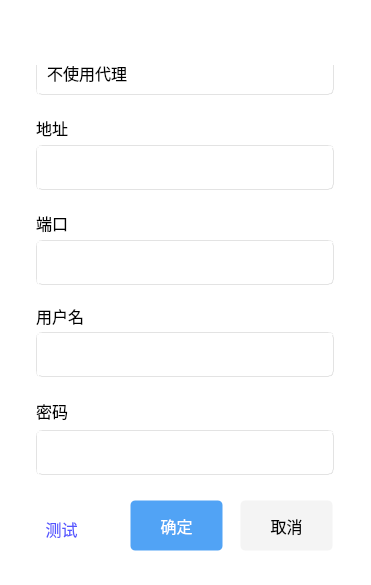
<?xml version="1.0" encoding="UTF-8"?>
<ui version="4.0">
 <class>network</class>
 <widget class="QWidget" name="network">
  <property name="geometry">
   <rect>
    <x>0</x>
    <y>0</y>
    <width>371</width>
    <height>585</height>
   </rect>
  </property>
  <property name="windowTitle">
   <string>Form</string>
  </property>
  <widget class="QWidget" name="widget" native="true">
   <property name="geometry">
    <rect>
     <x>0</x>
     <y>0</y>
     <width>371</width>
     <height>585</height>
    </rect>
   </property>
   <property name="styleSheet">
    <string notr="true">QWidget{background-color: rgb(255, 255, 255)}</string>
   </property>
   <widget class="QLabel" name="typeText">
    <property name="geometry">
     <rect>
      <x>36</x>
      <y>20</y>
      <width>41</width>
      <height>31</height>
     </rect>
    </property>
    <property name="font">
     <font>
      <family>Adobe Pi Std</family>
      <pointsize>12</pointsize>
     </font>
    </property>
    <property name="text">
     <string>类型</string>
    </property>
   </widget>
   <widget class="QLabel" name="addrType">
    <property name="geometry">
     <rect>
      <x>36</x>
      <y>112</y>
      <width>41</width>
      <height>31</height>
     </rect>
    </property>
    <property name="font">
     <font>
      <family>Adobe Pi Std</family>
      <pointsize>12</pointsize>
     </font>
    </property>
    <property name="text">
     <string>地址</string>
    </property>
   </widget>
   <widget class="QLabel" name="portType">
    <property name="geometry">
     <rect>
      <x>36</x>
      <y>207</y>
      <width>41</width>
      <height>31</height>
     </rect>
    </property>
    <property name="font">
     <font>
      <family>Adobe Pi Std</family>
      <pointsize>12</pointsize>
     </font>
    </property>
    <property name="text">
     <string>端口</string>
    </property>
   </widget>
   <widget class="QLabel" name="userType">
    <property name="geometry">
     <rect>
      <x>36</x>
      <y>300</y>
      <width>71</width>
      <height>31</height>
     </rect>
    </property>
    <property name="font">
     <font>
      <family>Adobe Pi Std</family>
      <pointsize>12</pointsize>
     </font>
    </property>
    <property name="text">
     <string>用户名</string>
    </property>
   </widget>
   <widget class="QLabel" name="passType">
    <property name="geometry">
     <rect>
      <x>36</x>
      <y>395</y>
      <width>71</width>
      <height>31</height>
     </rect>
    </property>
    <property name="font">
     <font>
      <family>Adobe Pi Std</family>
      <pointsize>12</pointsize>
     </font>
    </property>
    <property name="text">
     <string>密码</string>
    </property>
   </widget>
   <widget class="QPushButton" name="login">
    <property name="geometry">
     <rect>
      <x>130</x>
      <y>500</y>
      <width>93</width>
      <height>51</height>
     </rect>
    </property>
    <property name="font">
     <font>
      <family>Adobe Pi Std</family>
      <pointsize>12</pointsize>
     </font>
    </property>
    <property name="cursor">
     <cursorShape>PointingHandCursor</cursorShape>
    </property>
    <property name="styleSheet">
     <string notr="true">QPushButton {border: 1px solid rgba(0,0,0,0); background-color: rgb(81, 163, 245); color: rgb(255, 255, 255); border-radius:5px; padding:2px 4px;} QPushButton:hover { background-color: rgb(85, 170, 255); color: rgb(255, 255, 255); }</string>
    </property>
    <property name="text">
     <string>确定</string>
    </property>
   </widget>
   <widget class="QPushButton" name="cancel">
    <property name="geometry">
     <rect>
      <x>240</x>
      <y>500</y>
      <width>93</width>
      <height>51</height>
     </rect>
    </property>
    <property name="font">
     <font>
      <family>Adobe Pi Std</family>
      <pointsize>12</pointsize>
     </font>
    </property>
    <property name="cursor">
     <cursorShape>PointingHandCursor</cursorShape>
    </property>
    <property name="styleSheet">
     <string notr="true">QPushButton {border: 1px solid rgba(0,0,0,0); background-color: rgb(244, 244, 244); color: rgb(0, 0, 0); border-radius:5px; padding:2px 4px;}</string>
    </property>
    <property name="text">
     <string>取消</string>
    </property>
   </widget>
   <widget class="QLineEdit" name="addr">
    <property name="geometry">
     <rect>
      <x>36</x>
      <y>145</y>
      <width>298</width>
      <height>45</height>
     </rect>
    </property>
    <property name="font">
     <font>
      <family>Adobe Pi Std</family>
      <pointsize>12</pointsize>
     </font>
    </property>
    <property name="styleSheet">
     <string notr="true">background-color: rgb(255, 255, 255); color: rgb(0, 0, 0); border:1px groove rgb(227, 227, 227);border-radius:5px; padding:2px 10px;</string>
    </property>
   </widget>
   <widget class="QLineEdit" name="port">
    <property name="geometry">
     <rect>
      <x>36</x>
      <y>240</y>
      <width>298</width>
      <height>45</height>
     </rect>
    </property>
    <property name="font">
     <font>
      <family>Adobe Pi Std</family>
      <pointsize>12</pointsize>
     </font>
    </property>
    <property name="styleSheet">
     <string notr="true">background-color: rgb(255, 255, 255); color: rgb(0, 0, 0); border:1px groove rgb(227, 227, 227);border-radius:5px; padding:2px 10px;</string>
    </property>
    <property name="inputMethodHints">
     <set>Qt::ImhDigitsOnly</set>
    </property>
    <property name="maxLength">
     <number>5</number>
    </property>
   </widget>
   <widget class="QLineEdit" name="usernum">
    <property name="geometry">
     <rect>
      <x>36</x>
      <y>332</y>
      <width>298</width>
      <height>45</height>
     </rect>
    </property>
    <property name="font">
     <font>
      <family>Adobe Pi Std</family>
      <pointsize>12</pointsize>
     </font>
    </property>
    <property name="styleSheet">
     <string notr="true">background-color: rgb(255, 255, 255); color: rgb(0, 0, 0); border:1px groove rgb(227, 227, 227);border-radius:5px; padding:2px 10px;</string>
    </property>
   </widget>
   <widget class="QLineEdit" name="password">
    <property name="geometry">
     <rect>
      <x>36</x>
      <y>430</y>
      <width>298</width>
      <height>45</height>
     </rect>
    </property>
    <property name="font">
     <font>
      <family>Adobe Pi Std</family>
      <pointsize>12</pointsize>
     </font>
    </property>
    <property name="styleSheet">
     <string notr="true">background-color: rgb(255, 255, 255); color: rgb(0, 0, 0); border:1px groove rgb(227, 227, 227);border-radius:5px; padding:2px 10px;</string>
    </property>
    <property name="echoMode">
     <enum>QLineEdit::Password</enum>
    </property>
   </widget>
   <widget class="QPushButton" name="test">
    <property name="geometry">
     <rect>
      <x>36</x>
      <y>513</y>
      <width>51</width>
      <height>31</height>
     </rect>
    </property>
    <property name="font">
     <font>
      <family>Adobe Pi Std</family>
      <pointsize>12</pointsize>
     </font>
    </property>
    <property name="cursor">
     <cursorShape>PointingHandCursor</cursorShape>
    </property>
    <property name="styleSheet">
     <string notr="true">QPushButton {border: 1px solid rgba(0,0,0,0); color: rgb(85, 85, 255)}</string>
    </property>
    <property name="text">
     <string>测试</string>
    </property>
    <property name="flat">
     <bool>true</bool>
    </property>
   </widget>
   <widget class="QLabel" name="browser">
    <property name="geometry">
     <rect>
      <x>36</x>
      <y>20</y>
      <width>298</width>
      <height>45</height>
     </rect>
    </property>
    <property name="text">
     <string/>
    </property>
    <property name="pixmap">
     <pixmap resource="img/imgsource.qrc">:/warningNetwork.PNG</pixmap>
    </property>
   </widget>
   <widget class="QPushButton" name="type">
    <property name="geometry">
     <rect>
      <x>36</x>
      <y>50</y>
      <width>298</width>
      <height>45</height>
     </rect>
    </property>
    <property name="font">
     <font>
      <family>Adobe Pi Std</family>
      <pointsize>12</pointsize>
     </font>
    </property>
    <property name="contextMenuPolicy">
     <enum>Qt::ActionsContextMenu</enum>
    </property>
    <property name="styleSheet">
     <string notr="true">QPushButton {text-align:left; background-color: rgb(255, 255, 255); color: rgb(0, 0, 0); border:1px groove rgb(227, 227, 227); border-radius:5px; padding: 2px 10px;} QPushButton::menu-indicator {subcontrol-position: right center; subcontrol-origin: padding}</string>
    </property>
    <property name="text">
     <string>不使用代理</string>
    </property>
   </widget>
   <widget class="QLabel" name="testing">
    <property name="geometry">
     <rect>
      <x>36</x>
      <y>20</y>
      <width>298</width>
      <height>45</height>
     </rect>
    </property>
    <property name="text">
     <string/>
    </property>
    <property name="pixmap">
     <pixmap resource="img/imgsource.qrc">:/testing.PNG</pixmap>
    </property>
   </widget>
   <widget class="QLabel" name="failconnect">
    <property name="geometry">
     <rect>
      <x>36</x>
      <y>20</y>
      <width>298</width>
      <height>45</height>
     </rect>
    </property>
    <property name="text">
     <string/>
    </property>
    <property name="pixmap">
     <pixmap resource="img/imgsource.qrc">:/failConnect.PNG</pixmap>
    </property>
   </widget>
   <widget class="QLabel" name="invalidInput">
    <property name="geometry">
     <rect>
      <x>36</x>
      <y>20</y>
      <width>298</width>
      <height>45</height>
     </rect>
    </property>
    <property name="text">
     <string/>
    </property>
    <property name="pixmap">
     <pixmap resource="img/imgsource.qrc">:/invalidInput.PNG</pixmap>
    </property>
   </widget>
   <zorder>typeText</zorder>
   <zorder>addrType</zorder>
   <zorder>portType</zorder>
   <zorder>userType</zorder>
   <zorder>passType</zorder>
   <zorder>login</zorder>
   <zorder>cancel</zorder>
   <zorder>addr</zorder>
   <zorder>port</zorder>
   <zorder>usernum</zorder>
   <zorder>password</zorder>
   <zorder>test</zorder>
   <zorder>type</zorder>
   <zorder>browser</zorder>
   <zorder>testing</zorder>
   <zorder>failconnect</zorder>
   <zorder>invalidInput</zorder>
  </widget>
 </widget>
 <resources>
  <include location="img/imgsource.qrc"/>
 </resources>
 <connections/>
</ui>
